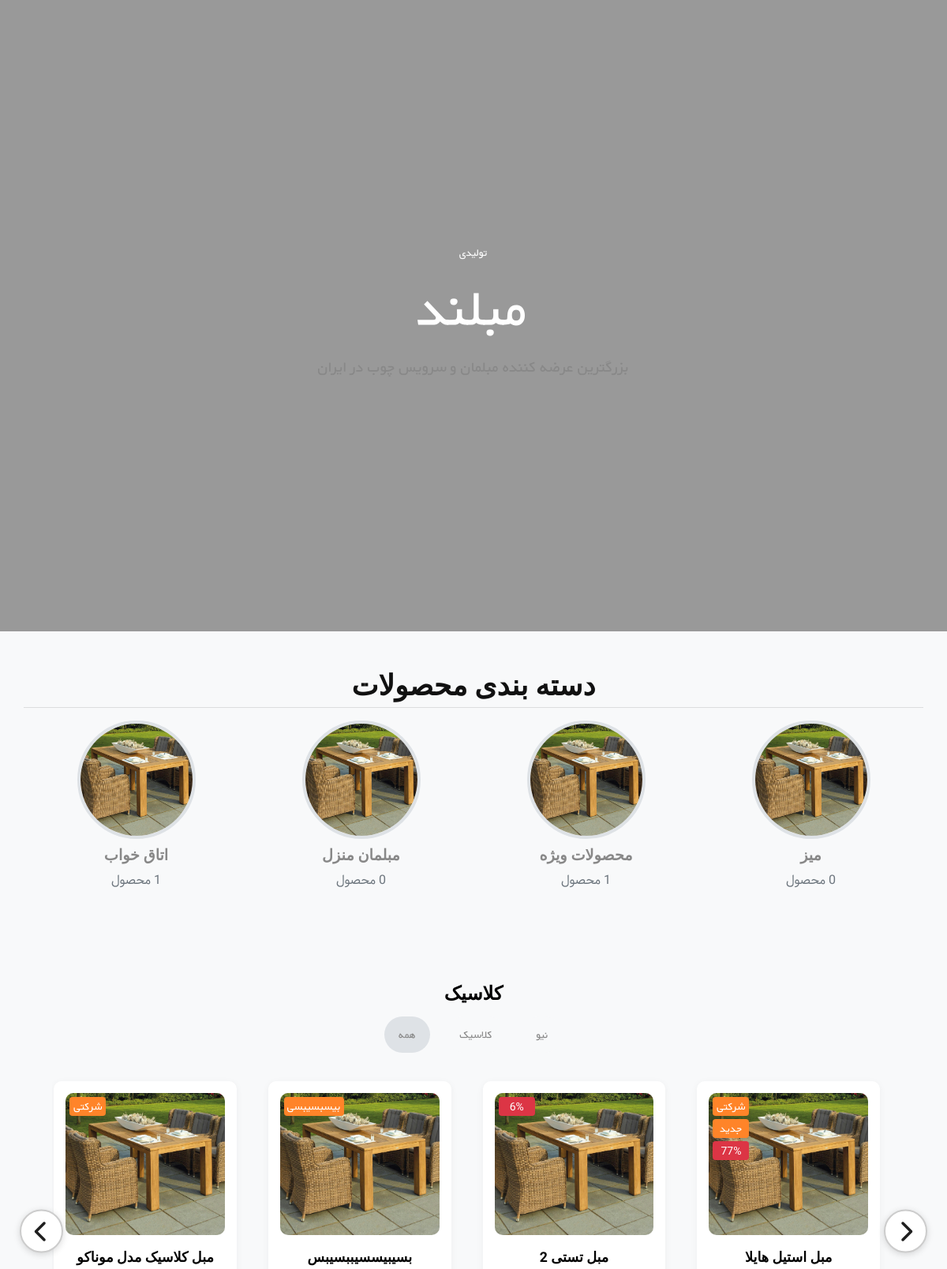
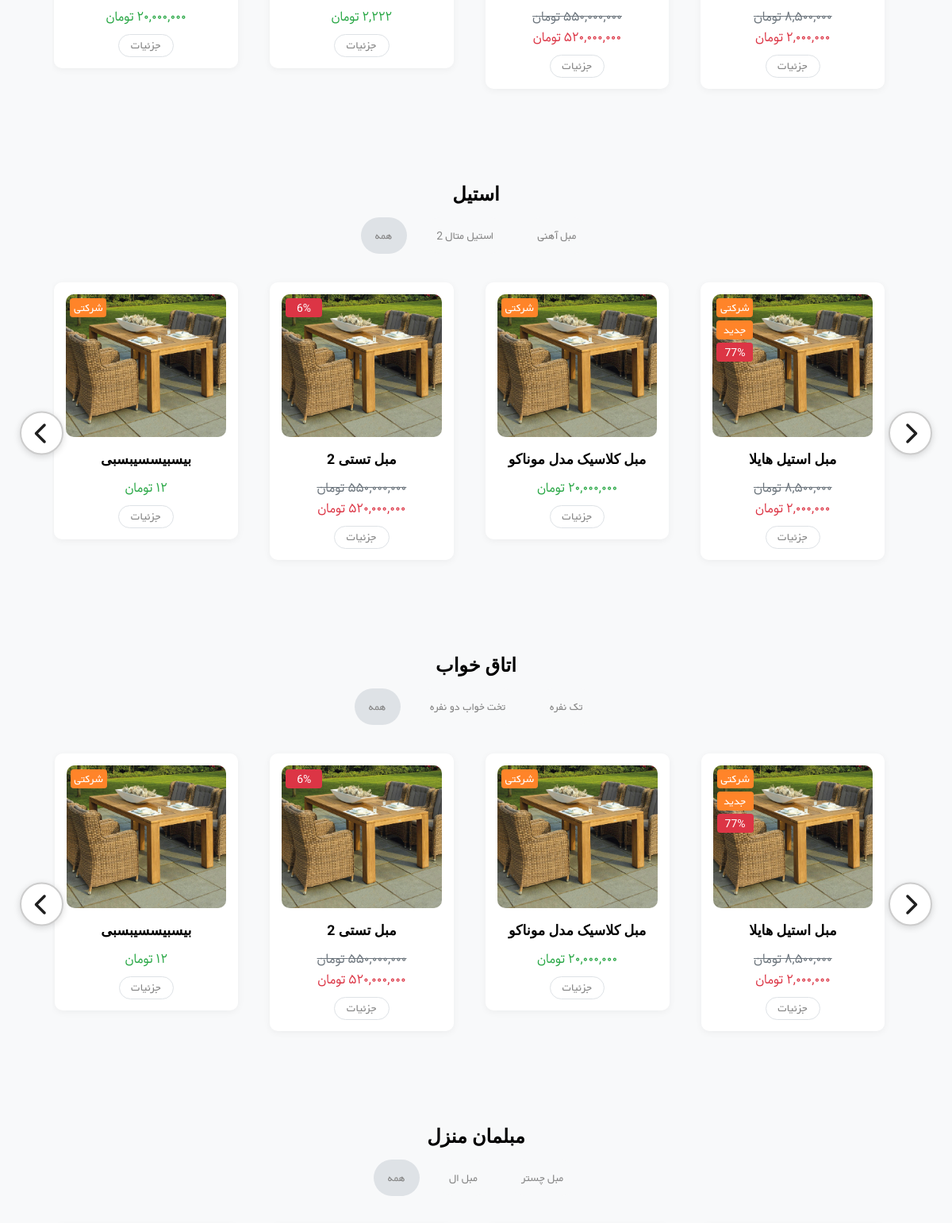
The page / (upper part) on the database its author committed (2 pictures, top to bottom).
### home_module/models.py (models this page shows, shortened)
class HomeVideoSection(models.Model):
    title = models.CharField("عنوان اصلی", max_length=255)
    subtitle = models.CharField("زیرعنوان", max_length=255)
    description = models.TextField("توضیحات")
    video_file = models.FileField("فایل ویدیو", upload_to='home/video/')
    is_active = models.BooleanField("فعال باشد؟", default=True)
    class Meta:
        verbose_name = "بخش ویدیویی صفحه اصلی"
        verbose_name_plural = "بخش‌های ویدیویی صفحه اصلی"

class FurnitureMainCategory(models.Model):
    title = models.CharField(max_length=100, verbose_name="نام دسته اصلی", null=True, blank=True)
    order = models.PositiveIntegerField(default=0, verbose_name="ترتیب نمایش", null=True, blank=True)
    is_active = models.BooleanField(default=True, verbose_name="فعال باشد؟")
    class Meta:
        verbose_name = "دسته اصلی مبلمان"
        verbose_name_plural = "دسته‌های اصلی مبلمان"
        ordering = ['order']

class FurnitureSubCategory(models.Model):
    main_category = models.ForeignKey(
        FurnitureMainCategory,
        on_delete=models.CASCADE,
        related_name='subcategories',
        verbose_name="دسته اصلی",
        null=True,
        blank=True
    )
    name = models.CharField(max_length=100, verbose_name="نام زیر‌دسته")
    products = models.ManyToManyField(
        Product,
        verbose_name="محصولات",
        limit_choices_to={'is_active': True, 'is_delete': False}
    )
    order = models.PositiveIntegerField(default=0, verbose_name="ترتیب")
    is_active = models.BooleanField(default=True, verbose_name="فعال باشد؟")
    class Meta:
        verbose_name = "زیر‌دسته مبلمان"
        verbose_name_plural = "زیر‌دسته‌های مبلمان"
        ordering = ['order']

### product_module/models.py (models this page shows, shortened)
class ProductCategory(models.Model):
    title = models.CharField(max_length=300, db_index=True, verbose_name='عنوان')
    url_title = models.CharField(max_length=300, db_index=True, verbose_name='عنوان در url', blank=True, editable=False)
    image = models.ImageField(upload_to='category_images/', null=True, blank=True, verbose_name='تصویر دسته‌بندی')
    is_active = models.BooleanField(verbose_name='فعال / غیرفعال')
    is_delete = models.BooleanField(verbose_name='حذف شده / نشده')
    class Meta:
        verbose_name = 'دسته بندی'
        verbose_name_plural = 'دسته بندی ها'

class Product(models.Model):
    title = models.CharField(max_length=300, verbose_name='نام محصول')
    product_quantity = models.BooleanField(verbose_name='موجودی محصول', default=True, null=True)
    image = models.ImageField(upload_to='images/products', null=True, blank=True, verbose_name='تصویر محصول')
    category = models.ManyToManyField(ProductCategory, related_name='product_categories', verbose_name='دسته بندی ها')
    discount_price = models.IntegerField(verbose_name='قیمت تخفیف', null=True)
    price = models.IntegerField(verbose_name='قیمت اصلی')
    cheque_price = models.IntegerField(null=True, blank=True, verbose_name='قیمت چکی')
    slug = models.SlugField(default="", null=False, db_index=True, blank=True, max_length=200, unique=True, verbose_name='عنوان در url', allow_unicode=True)
    short_description = RichTextField(null=True, blank=True, verbose_name='توضیح کوتاه')
    description = RichTextField(null=True, blank=True, verbose_name='توضیح کامل')
    badge_text = models.CharField(max_length=50, null=True, blank=True, verbose_name='متن بج (نشان)')
    is_new = models.BooleanField(
        default=False,
        verbose_name='محصول جدید؟',
        help_text='اگر این تیک فعال باشد، بج "جدید" زیر بج اصلی نمایش داده می‌شود.'
    )
    is_discount_active = models.BooleanField(verbose_name='تخفیف فعال است؟', default=False, help_text='اگر مایل به نمایش این تخفیف در سایت هستید این تیک را بزنید.')
    is_active = models.BooleanField(default=False, verbose_name='فعال / غیرفعال')
    is_delete = models.BooleanField(verbose_name='حذف شده / نشده')
    has_custom_options = models.BooleanField(
        default=False,
        verbose_name='آیا این محصول نیاز به مشخصات انتخابی دارد؟'
    )
    def get_absolute_url(self):
        return reverse('product_detail', args=[self.slug])
    def discount_percent(self):
        if self.is_discount_active and self.price and self.discount_price:
            try:
                discount = 100 - int((self.discount_price / self.price) * 100)
                return discount
            except ZeroDivisionError:
                return 0
        return None
    class Meta:
        verbose_name = 'محصول'
        verbose_name_plural = 'محصولات'

### home_module/views.py (the view)
# urls.py: path('', views.HomeView.as_view(), name='index_page_urls'),
class HomeView(TemplateView):
    template_name = 'home_module/index.html'
    def get_context_data(self, **kwargs):
        context = super().get_context_data(**kwargs)
        latest_products = Product.objects.filter(
            is_active=True,
            is_delete=False
        ).order_by('-id')[:4]
        context['latest_products'] = latest_products
        main_cats = []
        for cat in FurnitureMainCategory.objects.filter(is_active=True).order_by('order'):
            subcats = FurnitureSubCategory.objects.filter(
                is_active=True,
                main_category=cat
            ).prefetch_related('products')
            all_products = Product.objects.filter(
                furnituresubcategory__in=subcats,
                is_active=True,
                is_delete=False
            ).distinct()
            cat.subcats = subcats
            cat.all_subcat_products = all_products
            main_cats.append(cat)
        context['furniture_main_categories'] = main_cats
        hotdeal_setting = HotDealProduct.objects.first()
        context['hotdeal_setting'] = hotdeal_setting
        if hotdeal_setting and hotdeal_setting.is_active:
            hot_deal_entries = HotDealProduct.objects.select_related('product').filter(
                product__is_active=True,
                product__is_delete=False,
                countdown_expiry__gt=timezone.now()
            ).order_by('priority')[:5]
            context['hot_deals'] = hot_deal_entries
            if hot_deal_entries:
                context['hot_deal_expiry'] = hot_deal_entries[0].countdown_expiry
        else:
            context['hot_deals'] = []
            context['hot_deal_expiry'] = None
        context['home_video'] = HomeVideoSection.objects.filter(is_active=True).first()
        dynamic_categories = ProductCategory.objects.filter(
            is_active=True,
            is_delete=False
        ).annotate(
            product_count=Count(
                'product_categories',
                filter=Q(product_categories__is_active=True, product_categories__is_delete=False)
            )
        )
        context['dynamic_categories'] = dynamic_categories
        context['department_cards'] = DepartmentCard.objects.filter(
            is_active=True
        ).order_by('id')[:4]
        return context

### polls/templatetags/poll_extras.py (called while the page is built)
def to_persian_numbers(text):
    persian_digits = '۰۱۲۳۴۵۶۷۸۹'
    english_digits = '0123456789'
    translation_table = str.maketrans(english_digits, persian_digits)
    return str(text).translate(translation_table)

@register.filter(name='three_digits_currency')
def three_digits_currency(value: int):
    formatted_value = '{:,}'.format(value) + ' تومان'
    return to_persian_numbers(formatted_value)

### home_module/templates/home_module/index.html (shortened to what this page needs)
{% extends 'shared/_layout.html' %}
{% load poll_extras %}
{% block content %}
        <main>
{% if home_video %}
<section class="video__hero position-relative">
    <video class="video__bg" autoplay muted loop playsinline>
        <source src="{{ home_video.video_file.url }}" type="video/mp4">
    </video>
    <div class="video__overlay position-absolute w-100 h-100 top-0 start-0"></div>
    <div class="container h-100">
        <div class="row h-100 align-items-center justify-content-center text-center">
            <div class="col-12">
                <div class="video__content text-white position-relative z-2">
                    <span class="d-block mb-3" data-animation="fadeInUp" data-delay=".3s">{{ home_video.subtitle }}</span>
                    <h3 class="slider__title mb-3" data-animation="fadeInUp" data-delay=".5s">{{ home_video.title }}</h3>
                    <p class="lead" data-animation="fadeInUp" data-delay=".6s">{{ home_video.description }}</p>
                </div>
            </div>
        </div>
    </div>
</section>
{% endif %}
<section class="bg-light py-5">
  <div class="container">
    <h2 class="text-center mb-5">دسته بندی محصولات</h2>
    <div class="row justify-content-center">
      <hr>
      {% for category in dynamic_categories %}
      <div class="col-3 col-sm-3 col-md-3">
          <div class="category-card text-center">
            <a href="{% url 'product_list' %}?category={{ category.url_title }}">
              <img src="{{ category.image.url }}" alt="{{ category.title }}" class="category-image">
              <div class="category-title mt-2">{{ category.title }}</div>
              <div class="category-count text-muted titr-font">{{ category.product_count }} محصول</div>
            </a>
          </div>
      </div>
      {% endfor %}
    </div>
  </div>
</section>
           {% for main_cat in furniture_main_categories %}
<section class="bg-light" data-section="section{{ forloop.counter }}" dir="rtl">
  <div class="container main-furniture-section" id="maincat{{ main_cat.id }}">
    <div class="furniture-title">{{ main_cat.title }}</div>
<div class="furniture-category-tabs mb-3">
  {% for subcat in main_cat.subcats %}
    <button class="furniture-category-btn"
            data-subcategory="subcat{{ main_cat.id }}_{{ forloop.counter }}">
      {{ subcat.name }}
    </button>
  {% endfor %}
  <button class="furniture-category-btn active"
          data-subcategory="subcat{{ main_cat.id }}_all">همه</button>
</div>
    <div class="furniture-products-wrapper position-relative">
      <div class="subcategory-products" id="subcat{{ main_cat.id }}_all">
        <div class="furniture-slider owl-carousel" id="furniture-slider-{{ main_cat.id }}-all">
          {% for product in main_cat.all_subcat_products|slice:":10" %}
            <div class="furniture-product-card-wrapper">
              <div class="furniture-product-card position-relative">
                <a href="{{ product.get_absolute_url }}">
                  {% if product.images.all %}
                  {% with main_image=product.images.first %}
                   {% if main_image.alt_text %}
                    <img id="main-product-image" src="{{ main_image.image.url }}" alt="{{ main_image.alt_text }}" class="furniture-product-image">
                   {% else %}
                    <img id="main-product-image" src="{{ main_image.image.url }}" alt="{{ product.title }}" class="furniture-product-image">
                   {% endif %}
                  {% endwith %}
                 {% elif product.image %}
                   <img id="main-product-image" src="{{ product.image.url }}" alt="{{ product.title }}" class="furniture-product-image">
                 {% endif %}
                </a>
                {% if product.badge_text or product.is_new or product.discount_percent %}
                <div class="product__flash-4 position-absolute top-15 start-20 d-flex flex-column align-items-start gap-1 pl-10 pt-10 style="z-index: 2;">
                  {% if product.badge_text %}
                    <span class="badge badge-neutral rect-badge-sm">{{ product.badge_text }}</span>
                  {% endif %}
                  {% if product.is_new %}
                    <span class="badge badge-neutral rect-badge-sm">جدید</span>
                  {% endif %}
                  {% if product.discount_percent %}
                    <span class="badge badge-danger titr-font rect-badge-sm">{{ product.discount_percent }}%</span>
                  {% endif %}
                </div>
                {% endif %}
                <div class="furniture-product-name">{{ product.title }}</div>
                <div class="furniture-product-price titr-font">
                  {% if product.is_discount_active and product.discount_price %}
                    <del class="text-muted d-block titr-font">{{ product.price|three_digits_currency }}</del>
                    <span class="text-danger d-block titr-font">{{ product.discount_price|three_digits_currency }}</span>
                  {% else %}
                    <span class="d-block titr-font">{{ product.price|three_digits_currency }}</span>
                  {% endif %}
                </div>
                <a href="{{ product.get_absolute_url }}" class="furniture-detail-btn">جزئیات</a>
              </div>
            </div>
          {% endfor %}
        </div>
        <div class="hot-slider-nav furniture-slider-prev" data-target="#furniture-slider-{{ main_cat.id }}-all">
          <button class="nav-button-circle" aria-label="Next"><i class="far fa-chevron-right"></i></button>
        </div>
        <div class="hot-slider-nav furniture-slider-next" data-target="#furniture-slider-{{ main_cat.id }}-all">
          <button class="nav-button-circle" aria-label="Prev"><i class="far fa-chevron-left"></i></button>
        </div>
      </div>
    </div>
  </div>
</section>
{% endfor %}
        </main>
{% endblock %}

### static/css/default.css (style rules this page uses)
.mb-5 { margin-bottom:5px !important }
.pt-10 { padding-top:10px }
.pl-10 { padding-left:10px }

### rows shown on the page
HomeVideoSection: subtitle "تولیدی", title "مبلند"
ProductCategory: image (picture), title "اتاق خواب"
ProductCategory: image (picture), title "مبلمان منزل"
ProductCategory: image (picture), title "محصولات ویژه"
ProductCategory: image (picture), title "میز"
FurnitureMainCategory: title "کلاسیک"
FurnitureSubCategory: name "نیو"
FurnitureSubCategory: name "کلاسیک"
Product: image (picture), badge_text "شرکتی", is_new "جدید", discount_percent "77", title "مبل استیل هایلا", price|three_digits_currency "۸,۵۰۰,۰۰۰ تومان", discount_price|three_digits_currency "۲,۰۰۰,۰۰۰ تومان"
Product: image (picture), discount_percent "6", title "مبل تستی 2", price|three_digits_currency "۵۵۰,۰۰۰,۰۰۰ تومان", discount_price|three_digits_currency "۵۲۰,۰۰۰,۰۰۰ تومان"
Product: image (picture), badge_text "بیسبسیبسی", title "بسیبیسسیببسیبس", price|three_digits_currency "۲,۲۲۲ تومان"
Product: image (picture), badge_text "شرکتی", title "مبل کلاسیک مدل موناکو", price|three_digits_currency "۲۰,۰۰۰,۰۰۰ تومان"
FurnitureMainCategory: title "استیل"
FurnitureSubCategory: name "مبل آهنی"
FurnitureSubCategory: name "استیل متال 2"
Product: image (picture), badge_text "شرکتی", title "بیسبیسسیبسبی", price|three_digits_currency "۱۲ تومان"
FurnitureMainCategory: title "اتاق خواب"
FurnitureSubCategory: name "تک نفره"
FurnitureSubCategory: name "تخت خواب دو نفره"
FurnitureMainCategory: title "مبلمان منزل"
FurnitureSubCategory: name "مبل چستر"
FurnitureSubCategory: name "مبل ال"
